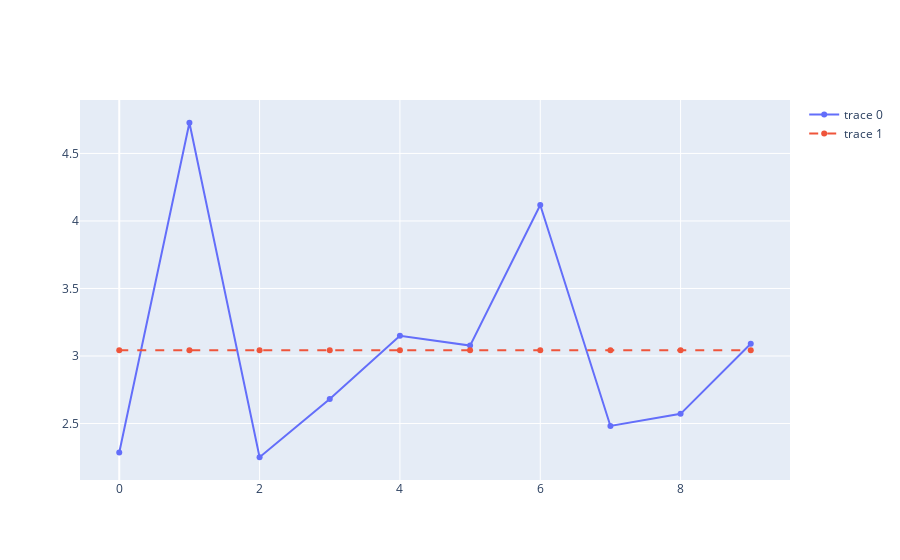

Here is the notebook cell this chart was saved with:
### Code cell
r = []
for day in range(5, 15):
    infected = pop_matrix[pop_matrix[:,2] == day][:, 0]
    r.append(np.mean([contacts_infected[i] for i in infected]))
fig.add_trace(go.Scatter(x=list(range(len(r))), y=r, mode='lines+markers'))
fig.add_trace(go.Scatter(x=list(range(len(r))), y=[np.mean(r)]*len(r), line=dict(dash='dash')))

fig.show()

### Figure 1 — Plotly figure (JSON) as saved in the notebook; plotly's stock layout.template omitted (floating-point values rounded to 4 significant figures)
{"data": [{"mode": "lines+markers", "type": "scatter", "x": [0, 1, 2, 3, 4, 5, 6, 7, 8, 9], "y": [2.286, 4.727, 2.25, 2.682, 3.15, 3.077, 4.118, 2.481, 2.571, 3.091]}, {"line": {"dash": "dash"}, "type": "scatter", "x": [0, 1, 2, 3, 4, 5, 6, 7, 8, 9], "y": [3.043, 3.043, 3.043, 3.043, 3.043, 3.043, 3.043, 3.043, 3.043, 3.043]}], "layout": {}}
